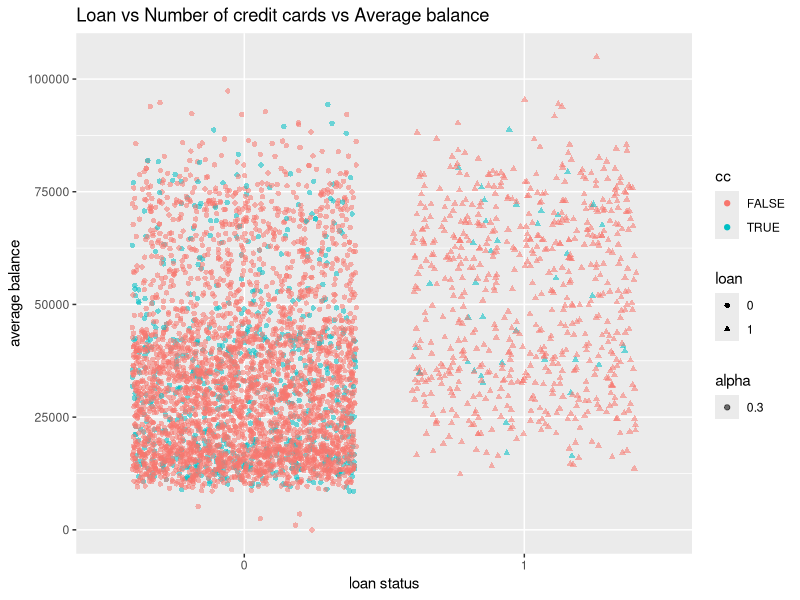

R code for this plot:
## ---- chunk 1
knitr::opts_chunk$set(echo = TRUE)
## ---- chunk 2
library(tidyverse)
## ---- chunk 3
df = read.csv('accounts_analytical.csv')
## ---- chunk 4
task1 = df[,c('account_id','credit_cards','loan_amount',"max_balance","min_balance")]
task1$credit_cards[is.na(task1$credit_cards)] <- 0
task1$loan_amount[!is.na(task1$loan_amount)] <- T
task1$loan_amount[is.na(task1$loan_amount)] <- F
colnames(task1)[3] <- 'loan'
task1$loan <- as.factor(task1$loan)
task1$avg_balance <- (task1$max_balance+task1$min_balance)/2

task1 %>% mutate(cc = ifelse(credit_cards==0, FALSE, TRUE)) %>%
  ggplot(aes(x=loan, y=avg_balance)) +
  geom_point(aes(color=cc, shape=loan,alpha=0.3),position=position_jitter(0.4)) +
    labs(x = "loan status",
           y = "average balance", title = "Loan vs Number of credit cards vs Average balance")

